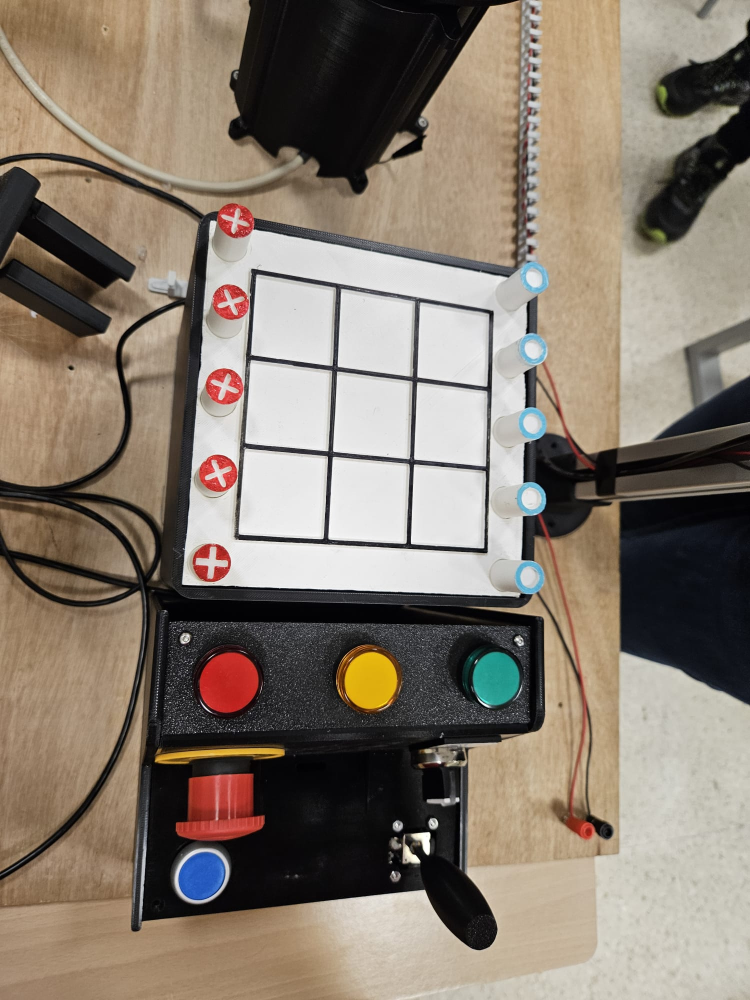
#> input picture images/image (1).jpeg, 1500 x 2000 px (shown at 1/2 size)
$ python tictactoe_vision_v3.py 'images/image (1).jpeg'
#> lines starting #> are read from the running program, lines starting #| are printed output that depends on the picture; after the words box and inside, x2 and y2 are one past the last pixel; in counts of white or black regions, pixels touching at a corner belong together
"""
Tres en Raya — Visión por Computador
======================================
Detecta el estado del tablero a partir de una foto tomada desde cualquier ángulo.

Estrategia:
  1. Encontrar el panel blanco del tablero con corrección de perspectiva.
  2. Dentro del panel enderezado, localizar el marco negro de la cuadrícula
     usando análisis de contenido (blancura interior + centralidad).
  3. Dividir ese marco en 9 celdas y clasificar cada una por color HSV.
     - Tapa ROJA  → ficha X
     - Tapa AZUL CLARO → ficha O

Uso:
    python tictactoe_vision.py imagen.jpg
    python tictactoe_vision.py imagen.jpg --debug      # guarda imágenes intermedias
    python tictactoe_vision.py imagen.jpg --visualize  # guarda resultado anotado
    python tictactoe_vision.py imagen.jpg --json       # salida JSON

Dependencias:
    pip install opencv-python numpy
"""

import cv2
import numpy as np
import argparse
import json
import sys
from pathlib import Path


# ──────────────────────────────────────────────────────────────────────────────
# RANGOS DE COLOR HSV
# ──────────────────────────────────────────────────────────────────────────────

# Rojo (fichas X) — el rojo cruza el 0° en HSV, necesita dos rangos
RED_L1 = np.array([0,   70, 55])
RED_U1 = np.array([12, 255, 255])
RED_L2 = np.array([163, 70, 55])
RED_U2 = np.array([180, 255, 255])

# Azul claro / cyan (fichas O)
BLUE_L = np.array([85,  35, 75])
BLUE_U = np.array([118, 255, 255])

# Blanco (interior de las celdas)
WHITE_L = np.array([0,   0,  165])
WHITE_U = np.array([180, 55, 255])

# Threshold mínimo de píxeles de color para detectar una ficha
COLOR_THRESH = 0.055   # fracción del área de la celda (conservador para evitar falsos positivos)


# ──────────────────────────────────────────────────────────────────────────────
# UTILIDADES
# ──────────────────────────────────────────────────────────────────────────────

def order_points(pts):
    """Ordena 4 puntos: arriba-izq, arriba-der, abajo-der, abajo-izq."""
    pts = np.array(pts, dtype="float32").reshape(-1, 2)
    s    = pts.sum(axis=1)
    diff = np.diff(pts, axis=1).flatten()
    return np.array([
        pts[np.argmin(s)],    # top-left
        pts[np.argmin(diff)], # top-right
        pts[np.argmax(s)],    # bottom-right
        pts[np.argmax(diff)], # bottom-left
    ], dtype="float32")


def red_score(hsv_patch):
    """Fracción de píxeles rojos en un parche HSV."""
    m1 = cv2.inRange(hsv_patch, RED_L1, RED_U1)
    m2 = cv2.inRange(hsv_patch, RED_L2, RED_U2)
    return np.sum(cv2.bitwise_or(m1, m2) > 0) / max(hsv_patch.shape[0] * hsv_patch.shape[1], 1)


def blue_score(hsv_patch):
    """Fracción de píxeles azul-claro en un parche HSV."""
    return np.sum(cv2.inRange(hsv_patch, BLUE_L, BLUE_U) > 0) / max(
        hsv_patch.shape[0] * hsv_patch.shape[1], 1)


def white_fraction(bgr_patch):
    """Fracción de píxeles blancos en un parche BGR."""
    return np.sum(cv2.inRange(cv2.cvtColor(bgr_patch, cv2.COLOR_BGR2HSV),
                              WHITE_L, WHITE_U) > 0) / max(bgr_patch.shape[0] * bgr_patch.shape[1], 1)


# ──────────────────────────────────────────────────────────────────────────────
# PASO 1: ENCONTRAR EL PANEL BLANCO Y APLICAR PERSPECTIVA
# ──────────────────────────────────────────────────────────────────────────────

def warp_panel(img, debug=False):
    """
    Detecta el panel blanco del tablero (fondo blanco con cuadrícula negra)
    y lo endereza con una transformación de perspectiva.

    Retorna (warped, M) o (None, None) si no se encuentra.

    Notas de diseño:
    - Se usa kernel PEQUEÑO (8px) para el cierre morfológico: suficiente para
      rellenar los huecos de las líneas negras de la cuadrícula (~5px de ancho),
      pero sin fusionar el tablero principal con otros elementos blancos
      cercanos (tablero secundario de reserva, reflejos, etc.).
    - Se filtra por distancia al borde: el panel del tablero nunca toca el
      borde de la imagen, a diferencia de fondos o elementos periféricos.
    """
    h, w = img.shape[:2]
    hsv = cv2.cvtColor(img, cv2.COLOR_BGR2HSV)

    # Máscara de blanco
    white = cv2.inRange(hsv, WHITE_L, WHITE_U)

    # Kernel pequeño: solo rellenar los huecos de las líneas negras (~5-8px)
    # sin fusionar con tableros secundarios u otros elementos blancos cercanos
    k_close = cv2.getStructuringElement(cv2.MORPH_RECT, (8, 8))
    k_open  = cv2.getStructuringElement(cv2.MORPH_RECT, (4, 4))
    white_closed = cv2.morphologyEx(white, cv2.MORPH_CLOSE, k_close)
    white_clean  = cv2.morphologyEx(white_closed, cv2.MORPH_OPEN, k_open)

    cnts, _ = cv2.findContours(white_clean, cv2.RETR_EXTERNAL, cv2.CHAIN_APPROX_SIMPLE)

    # Seleccionar el blob que:
    #   1. Es razonablemente cuadrado (ratio > 0.6)
    #   2. No toca el borde de la imagen (border_dist > 20px)
    #   3. Es suficientemente grande (> 4% del área de imagen)
    panel_cnt = None
    for cnt in sorted(cnts, key=cv2.contourArea, reverse=True):
        if cv2.contourArea(cnt) < (h * w) * 0.04:
            continue
        bx, by, bw, bh = cv2.boundingRect(cnt)
        ratio        = min(bw, bh) / max(bw, bh)
        border_dist  = min(bx, by, w - bx - bw, h - by - bh)
        if ratio > 0.6 and border_dist > 20:
            panel_cnt = cnt
            break

    if panel_cnt is None:
        # Fallback: si ningún contorno cumple los criterios estrictos,
        # relajar el filtro de borde pero mantener el ratio
        for cnt in sorted(cnts, key=cv2.contourArea, reverse=True):
            if cv2.contourArea(cnt) < (h * w) * 0.04:
                continue
            bx, by, bw, bh = cv2.boundingRect(cnt)
            if min(bw, bh) / max(bw, bh) > 0.5:
                panel_cnt = cnt
                break

    if panel_cnt is None:
        return None, None

    # Obtener las 4 esquinas (convex hull → approxPolyDP)
    hull = cv2.convexHull(panel_cnt)
    peri = cv2.arcLength(hull, True)
    quad = None
    for eps in [0.02, 0.04, 0.06, 0.08, 0.10, 0.12]:
        approx = cv2.approxPolyDP(hull, eps * peri, True)
        if len(approx) == 4:
            quad = approx.reshape(4, 2).astype("float32")
            break

    if quad is None:
        rect = cv2.minAreaRect(panel_cnt)
        quad = cv2.boxPoints(rect).astype("float32")

    src = order_points(quad)
    side = max(int(np.linalg.norm(src[1] - src[0])),
               int(np.linalg.norm(src[3] - src[0])), 300)
    dst = np.float32([[0, 0], [side, 0], [side, side], [0, side]])
    M   = cv2.getPerspectiveTransform(src, dst)
    warped = cv2.warpPerspective(img, M, (side, side))

    if debug:
        dbg = img.copy()
        cv2.polylines(dbg, [src.astype(int)], True, (0, 255, 0), 3)
        cv2.imwrite("_debug_panel_corners.jpg", dbg)
        cv2.imwrite("_debug_warped_panel.jpg", warped)

    return warped, M


# ──────────────────────────────────────────────────────────────────────────────
# PASO 2: LOCALIZAR EL MARCO DE LA CUADRÍCULA DENTRO DEL PANEL WARPED
# ──────────────────────────────────────────────────────────────────────────────

def find_grid_bbox(warped, debug=False):
    """
    Dentro del panel warped, localiza el bbox (gx, gy, gw, gh) del marco negro
    de la cuadrícula 3×3.

    Estrategia: threshold 80 (no 70) para el negro del warped + dilatar para
    unir los segmentos de las líneas → el marco de la cuadrícula queda como
    el contorno más grande y cuadrado (ratio ~1.0) con interior blanco.
    """
    side = warped.shape[0]
    gray = cv2.cvtColor(warped, cv2.COLOR_BGR2GRAY)

    # threshold 80: suficiente para capturar el negro de las líneas del tablero
    # sin fragmentar el contorno (con 70 la iluminación rompe el contorno en partes)
    _, black = cv2.threshold(gray, 80, 255, cv2.THRESH_BINARY_INV)

    # Dilatar para unir segmentos de las líneas de la cuadrícula
    k_dil = cv2.getStructuringElement(cv2.MORPH_RECT, (8, 8))
    black_d = cv2.dilate(black, k_dil)

    if debug:
        cv2.imwrite("_debug_warp_black.jpg", black_d)

    cnts, _ = cv2.findContours(black_d, cv2.RETR_EXTERNAL, cv2.CHAIN_APPROX_SIMPLE)
    cnts = sorted(cnts, key=cv2.contourArea, reverse=True)

    # Elegir el contorno más grande que sea cuadrado (ratio > 0.7)
    # y tenga interior predominantemente blanco
    best_box = None
    for cnt in cnts[:8]:
        area = cv2.contourArea(cnt)
        if area < (side ** 2) * 0.05:
            continue
        gx, gy, gw, gh = cv2.boundingRect(cnt)
        ratio = min(gw, gh) / max(gw, gh)
        if ratio < 0.7:
            continue
        interior = warped[gy:gy + gh, gx:gx + gw]
        wf = white_fraction(interior)
        if wf > 0.4:          # al menos 40 % del interior es blanco (las celdas)
            best_box = (gx, gy, gw, gh)
            break             # tomamos el primero válido (mayor área)

    if best_box is None:
        # Fallback: área blanca central del warped
        warped_hsv = cv2.cvtColor(warped, cv2.COLOR_BGR2HSV)
        wm = cv2.inRange(warped_hsv, WHITE_L, WHITE_U)
        h_idx = np.where(np.sum(wm, axis=1) > side * 0.15)[0]
        v_idx = np.where(np.sum(wm, axis=0) > side * 0.15)[0]
        if len(h_idx) and len(v_idx):
            best_box = (v_idx[0], h_idx[0], v_idx[-1] - v_idx[0], h_idx[-1] - h_idx[0])
        else:
            best_box = (side // 10, side // 10, int(side * 0.8), int(side * 0.8))

    if debug:
        dbg = warped.copy()
        gx, gy, gw, gh = best_box
        cv2.rectangle(dbg, (gx, gy), (gx + gw, gy + gh), (0, 255, 0), 3)
        cv2.imwrite("_debug_grid_bbox.jpg", dbg)

    return best_box


# ──────────────────────────────────────────────────────────────────────────────
# PASO 3: CLASIFICAR LAS 9 CELDAS
# ──────────────────────────────────────────────────────────────────────────────

def classify_cells(warped, gx, gy, gw, gh, debug=False):
    """
    Divide el área del tablero en 9 celdas 3×3 y clasifica cada una.

    Retorna:
      board  : lista 3×3 con 'X', 'O' o None
      conf   : lista 3×3 con score de confianza (0–1)
    """
    side = warped.shape[0]
    whsv = cv2.cvtColor(warped, cv2.COLOR_BGR2HSV)

    board = [[None] * 3 for _ in range(3)]
    conf  = [[0.0]  * 3 for _ in range(3)]

    cell_h = gh // 3
    cell_w = gw // 3
    MARGIN_H = max(int(cell_h * 0.15), 5)
    MARGIN_W = max(int(cell_w * 0.15), 5)

    dbg = warped.copy() if debug else None

    for row in range(3):
        for col in range(3):
            y1 = gy + row * cell_h + MARGIN_H
            y2 = gy + (row + 1) * cell_h - MARGIN_H
            x1 = gx + col * cell_w + MARGIN_W
            x2 = gx + (col + 1) * cell_w - MARGIN_W

            y1, y2 = max(0, y1), min(side, y2)
            x1, x2 = max(0, x1), min(side, x2)

            patch = whsv[y1:y2, x1:x2]
            if patch.size == 0:
                continue

            rs = red_score(patch)
            bs = blue_score(patch)

            piece     = None
            piece_conf = 0.0

            if rs > COLOR_THRESH and rs > bs * 1.3:
                piece      = 'X'
                piece_conf = float(rs)
            elif bs > COLOR_THRESH and bs > rs * 1.3:
                piece      = 'O'
                piece_conf = float(bs)

            board[row][col] = piece
            conf[row][col]  = round(piece_conf, 3)

            if debug:
                color = (0, 0, 200) if piece == 'X' else \
                        (200, 120, 0) if piece == 'O' else (150, 150, 150)
                cv2.rectangle(dbg, (x1, y1), (x2, y2), color, 2)
                label = f"{piece or '?'} {piece_conf:.2f}"
                cv2.putText(dbg, label, (x1 + 3, (y1 + y2) // 2),
                            cv2.FONT_HERSHEY_SIMPLEX, 0.35, color, 1)

    if debug:
        cv2.rectangle(dbg, (gx, gy), (gx + gw, gy + gh), (0, 255, 0), 2)
        cv2.imwrite("_debug_cells.jpg", dbg)

    return board, conf


# ──────────────────────────────────────────────────────────────────────────────
# PIPELINE PRINCIPAL
# ──────────────────────────────────────────────────────────────────────────────

def analyze(image_path, debug=False, visualize=False):
    """
    Análisis completo de una imagen.

    Retorna dict:
      board_found : bool
      board       : lista 3×3 ('X', 'O', None)
      confidence  : lista 3×3 de floats
      reserve     : {'X': int, 'O': int}
    """
    img = cv2.imread(str(image_path))
    if img is None:
        raise FileNotFoundError(f"No se puede cargar: {image_path}")

    # Redimensionar si es muy grande
    max_dim = 1200
    h0, w0 = img.shape[:2]
    if max(h0, w0) > max_dim:
        s = max_dim / max(h0, w0)
        img = cv2.resize(img, (int(w0 * s), int(h0 * s)))

    result = {
        'board_found': False,
        'board':       [[None] * 3 for _ in range(3)],
        'confidence':  [[0.0]  * 3 for _ in range(3)],
    }

    # ── Paso 1: warp del panel blanco ──────────────────────────────────
    warped, M = warp_panel(img, debug=debug)
    if warped is None:
        print("[WARN] No se encontró el panel blanco del tablero.")
        return result

    result['board_found'] = True

    # ── Paso 2: localizar el marco de la cuadrícula ────────────────────
    gx, gy, gw, gh = find_grid_bbox(warped, debug=debug)

    # ── Paso 3: clasificar las 9 celdas ───────────────────────────────
    board, conf = classify_cells(warped, gx, gy, gw, gh, debug=debug)
    result['board']      = board
    result['confidence'] = conf

    # ── Visualización ─────────────────────────────────────────────────
    if visualize:
        vis = warped.copy()
        cell_h = gh // 3
        cell_w = gw // 3
        MARG_H = max(int(cell_h * 0.15), 5)
        MARG_W = max(int(cell_w * 0.15), 5)
        side = warped.shape[0]

        for row in range(3):
            for col in range(3):
                y1 = max(0, gy + row * cell_h + MARG_H)
                y2 = min(side, gy + (row + 1) * cell_h - MARG_H)
                x1 = max(0, gx + col * cell_w + MARG_W)
                x2 = min(side, gx + (col + 1) * cell_w - MARG_W)
                piece = board[row][col]
                c_val = conf[row][col]
                color = (0, 0, 200) if piece == 'X' else \
                        (200, 120, 0) if piece == 'O' else (160, 160, 160)
                cv2.rectangle(vis, (x1, y1), (x2, y2), color, 2)
                label = f"{piece or '?'} {c_val:.2f}"
                cv2.putText(vis, label, (x1 + 4, (y1 + y2) // 2),
                            cv2.FONT_HERSHEY_SIMPLEX, 0.4, color, 1)

        cv2.rectangle(vis, (gx, gy), (gx + gw, gy + gh), (0, 220, 0), 2)
        out_path = Path(image_path).stem + "_result.jpg"
        cv2.imwrite(out_path, vis)
        print(f"[INFO] Resultado guardado en: {out_path}")

    return result


# ──────────────────────────────────────────────────────────────────────────────
# SALIDA
# ──────────────────────────────────────────────────────────────────────────────

# [10 lines left out: function board_to_string, not called in this run]


def print_board(result):
    syms = {None: '.', 'X': 'X', 'O': 'O'}
    print()
    print("┌───┬───┬───┐")
    for ri, row in enumerate(result['board']):
        cells = " │ ".join(syms[c] for c in row)
        print(f"│ {cells} │")
        if ri < 2:
            print("├───┼───┼───┤")
    print("└───┴───┴───┘")
    print("\nConfianza:")
    for row in result['confidence']:
        print("  " + "  ".join(f"{v:.3f}" for v in row))
    print(f"\nTablero detectado:    {result['board_found']}")


# ──────────────────────────────────────────────────────────────────────────────
# CLI
# ──────────────────────────────────────────────────────────────────────────────

def main():
    parser = argparse.ArgumentParser(
        description="Detecta el estado del tablero de tres en raya desde una foto.")
    parser.add_argument("image",      help="Ruta a la imagen de entrada")
    parser.add_argument("--debug",    action="store_true",
                        help="Guardar imágenes de depuración (_debug_*.jpg)")
    parser.add_argument("--visualize", action="store_true",
                        help="Guardar imagen anotada con el resultado (_result.jpg)")
    parser.add_argument("--json",     action="store_true",
                        help="Imprimir resultado como JSON")
    parser.add_argument("--string",   action="store_true",
                        help="Imprimir resultado como string simple")
    args = parser.parse_args()

    try:
        result = analyze(args.image, debug=args.debug, visualize=args.visualize)
#> in analyze, img is the input picture: shape (2000, 1500, 3); mean B, G, R 110.5, 123.4, 135.2
#> in warp_panel, `white = cv2.inRange(hsv, WHITE_L, WHITE_U)`:
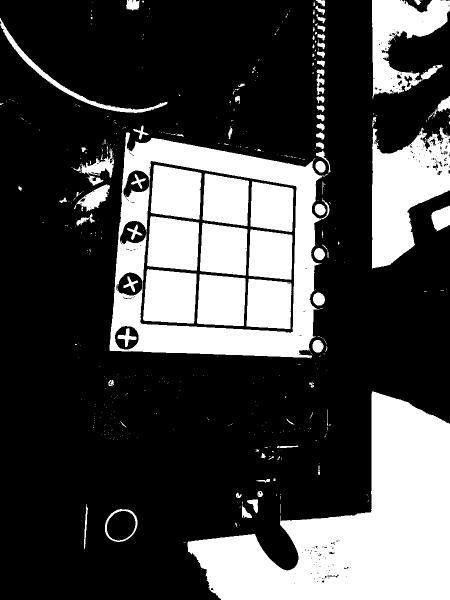
#> white: shape (1200, 900) (shown at 1/2 size); 28.5% white; 473 white regions (381 under 20 px), largest, box (x1, y1, x2, y2) and area: (375, 783, 900, 1200) 106606, (219, 265, 659, 717) 60149, (744, 255, 900, 537) 26722
#> in warp_panel, `white_clean  = cv2.morphologyEx(white_closed, cv2.MORPH_OPEN, k_open)`:
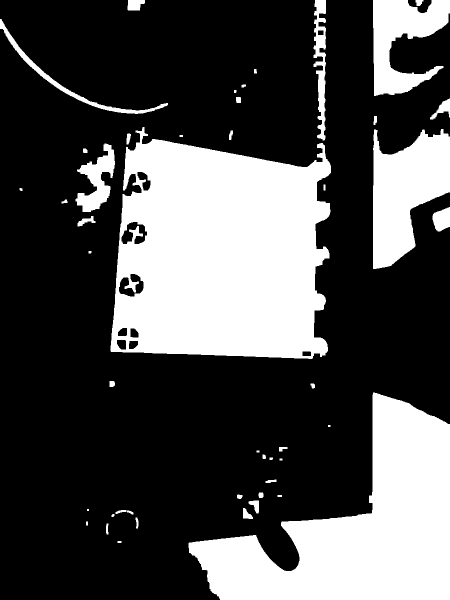
#> white_clean: shape (1200, 900) (shown at 1/2 size); 30.3% white; 47 white regions (1 under 20 px)
#> in warp_panel, `cnts, _ = cv2.findContours(white_clean, cv2.RETR_EXTERNAL, cv2.CHAIN_A..`: cnts = 47 contours, 7 with area under 20; largest, box (x1, y1, x2, y2) and area: (221, 254, 662, 718) 163000, (377, 785, 900, 1200) 104482, (746, 258, 900, 538) 27130, (746, 0, 900, 192) 16115, (151, 287, 230, 424) 4790
#> the loop in warp_panel, `for cnt in sorted(cnts, key=cv2.contourArea, reverse=True):` made 1 pass
#> (bx, by, bw, bh, ratio, border_dist) on pass 1: (221, 254, 441, 464, 0.95, 221)
#> in warp_panel, `hull = cv2.convexHull(panel_cnt)`: hull = contour of 20 points, box (x1, y1, x2, y2) (221, 254, 662, 718), area 185363
#> in warp_panel, `peri = cv2.arcLength(hull, True)`: peri = 1683.7
#> the loop in warp_panel, `for eps in [0.02, 0.04, 0.06, 0.08, 0.10, 0.12]:` made 1 pass
#> quad on pass 1: [[271, 261], [645, 286], [650, 710], [221, 702]]
#> in order_points, `pts = np.array(pts, dtype="float32").reshape(-1, 2)`: pts = [[271, 261], [645, 286], [650, 710], [221, 702]]
#> in order_points, `s    = pts.sum(axis=1)`: s = [532, 931, 1360, 923]
#> in order_points, `diff = np.diff(pts, axis=1).flatten()`: diff = [-10, -359, 60, 481]
#> in warp_panel, `src = order_points(quad)`: src = [[271, 261], [645, 286], [650, 710], [221, 702]]
#> in warp_panel, `side = max(int(np.linalg.norm(src[1] - src[0])), int(np.linalg.norm(sr..`: side = 443
#> in warp_panel, `dst = np.float32([[0, 0], [side, 0], [side, side], [0, side]])`: dst = [[0, 0], [443, 0], [443, 443], [0, 443]]
#> in warp_panel, `M   = cv2.getPerspectiveTransform(src, dst)`: M = [[1.18, 0.134, -356.1], [-0.0804, 1.2, -292], [-0.000137, 0.000336, 1]]
#> in warp_panel, `warped = cv2.warpPerspective(img, M, (side, side))`:
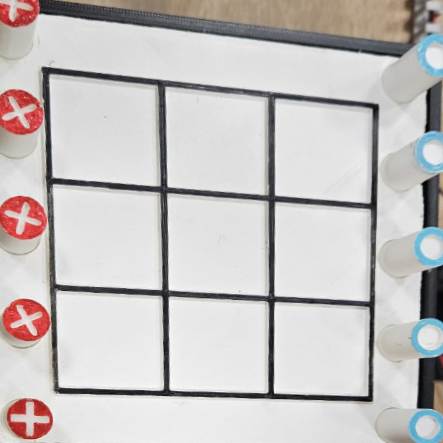
#> warped: shape (443, 443, 3); mean B, G, R 192.7, 193.6, 197.5
#> in find_grid_bbox, `gray = cv2.cvtColor(warped, cv2.COLOR_BGR2GRAY)`:
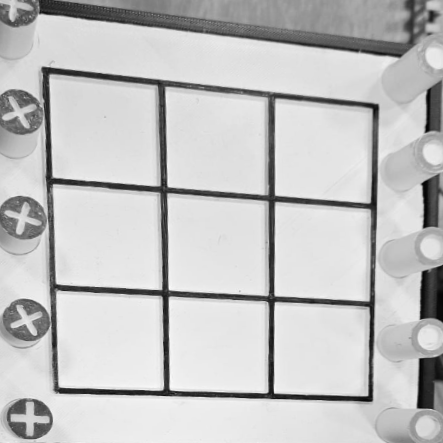
#> gray: shape (443, 443); min 2, max 254, mean 194.7
#> in find_grid_bbox, `_, black = cv2.threshold(gray, 80, 255, cv2.THRESH_BINARY_INV)`:
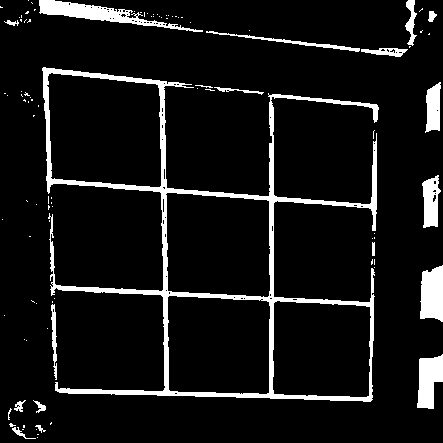
#> black: shape (443, 443); 8.6% white; 98 white regions (79 under 20 px), largest, box (x1, y1, x2, y2) and area: (42, 67, 379, 402) 9976, (39, 0, 203, 32) 1535, (420, 265, 443, 322) 1095
#> in find_grid_bbox, `black_d = cv2.dilate(black, k_dil)`:
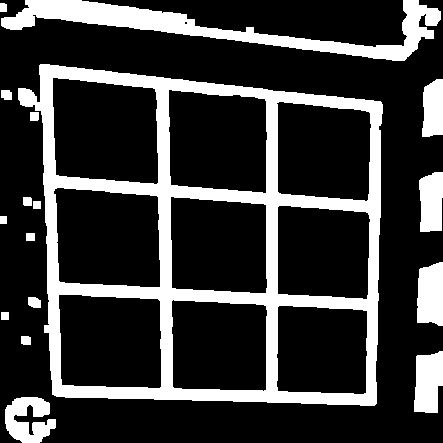
#> black_d: shape (443, 443); 22.5% white; 17 white regions
#> in find_grid_bbox, `cnts, _ = cv2.findContours(black_d, cv2.RETR_EXTERNAL, cv2.CHAIN_APPRO..`: cnts = 17 contours; largest, box (x1, y1, x2, y2) and area: (18, 64, 383, 406) 105886, (1, 0, 441, 61) 7023, (414, 351, 443, 413) 1402, (5, 397, 56, 443) 1394, (417, 262, 443, 326) 1387
#> the loop in find_grid_bbox, `for cnt in cnts[:8]:` made 1 pass
#> (area, gx, gy, gw, gh, ratio, wf) on pass 1: (105885.5, 18, 64, 365, 342, 0.937, 0.857)
#> pass 1, in find_grid_bbox, `interior = warped[gy:gy + gh, gx:gx + gw]`:
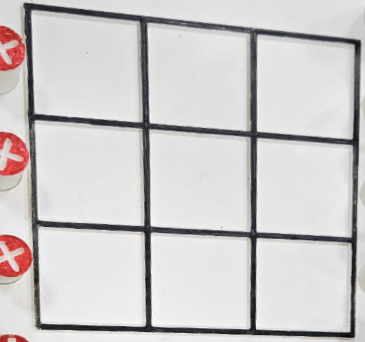
#> interior: shape (342, 365, 3); mean B, G, R 202.3, 202.4, 205.2
#> in analyze, `gx, gy, gw, gh = find_grid_bbox(warped, debug=debug)`: gx = 18; gy = 64; gw = 365; gh = 342
#> in classify_cells, `cell_h = gh // 3`: cell_h = 114
#> in classify_cells, `cell_w = gw // 3`: cell_w = 121
#> in classify_cells, `MARGIN_H = max(int(cell_h * 0.15), 5)`: MARGIN_H = 17
#> in classify_cells, `MARGIN_W = max(int(cell_w * 0.15), 5)`: MARGIN_W = 18
#> after the loop in classify_cells, `for row in range(3):`: board = 3 items; conf = [[0, 0, 0], [0, 0, 0], [0, 0, 0]]
#> in analyze, `board, conf = classify_cells(warped, gx, gy, gw, gh, debug=debug)`: board = 3 items; conf = [[0, 0, 0], [0, 0, 0], [0, 0, 0]]
#> result = 3 items
    except FileNotFoundError as e:
        print(f"[ERROR] {e}", file=sys.stderr)
        sys.exit(1)

    if args.json:
        # Serializar numpy floats
        # [4 lines left out: function to_serializable, not called in this run]
        clean = {
            'board_found': result['board_found'],
            'board':       result['board'],
            'confidence':  [[to_serializable(v) for v in row]
                            for row in result['confidence']],
        }
        print(json.dumps(clean, indent=2))
    elif args.string:
        print(board_to_string(result['board']))
    else:
        print_board(result)
#> the loop in print_board, `for ri, row in enumerate(result['board']):` made 3 passes
#> the loop in print_board, `for row in result['confidence']:` made 3 passes
#|   0.000  0.000  0.000
#|   0.000  0.000  0.000
#|   0.000  0.000  0.000
#| Tablero detectado:    True


if __name__ == "__main__":
    main()
